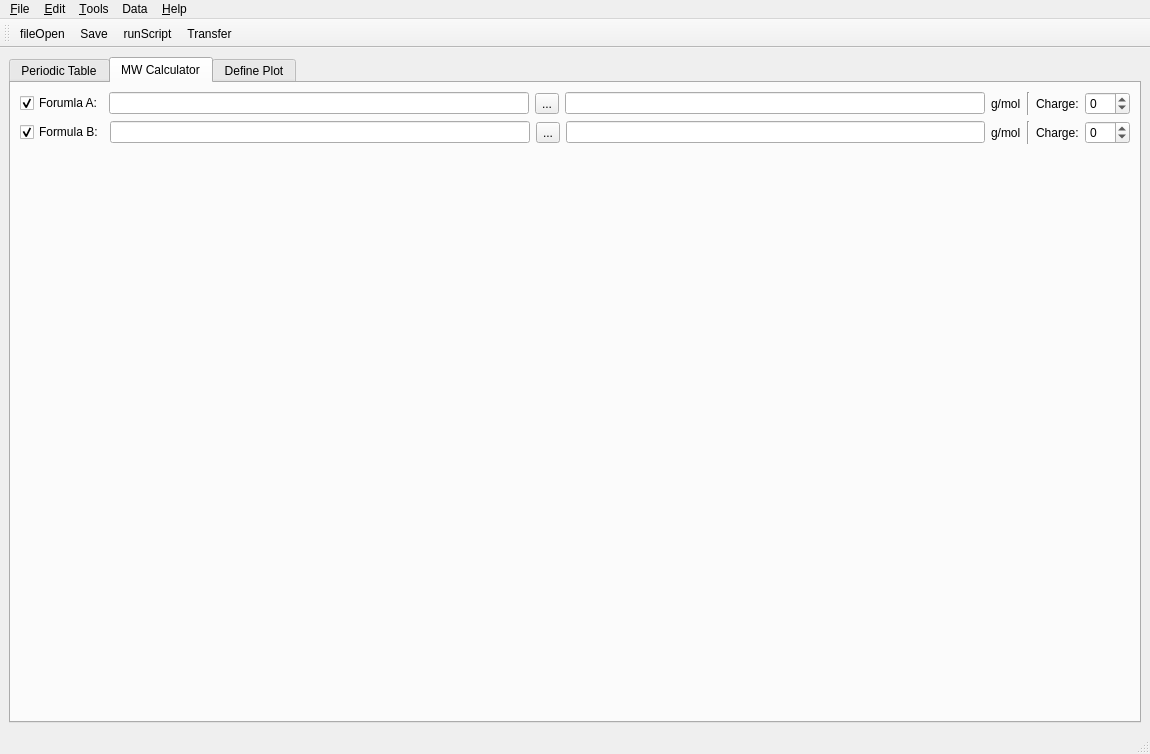
<?xml version="1.0" encoding="UTF-8"?>
<ui version="4.0">
 <class>MainWindow</class>
 <widget class="QMainWindow" name="MainWindow">
  <property name="geometry">
   <rect>
    <x>0</x>
    <y>0</y>
    <width>1150</width>
    <height>754</height>
   </rect>
  </property>
  <property name="minimumSize">
   <size>
    <width>0</width>
    <height>25</height>
   </size>
  </property>
  <property name="font">
   <font>
    <family>Arial</family>
    <weight>50</weight>
    <bold>false</bold>
   </font>
  </property>
  <property name="windowTitle">
   <string>pysotope</string>
  </property>
  <property name="windowIcon">
   <iconset>
    <normaloff>:/new/prefix1/icons/games.png</normaloff>:/new/prefix1/icons/games.png</iconset>
  </property>
  <widget class="QWidget" name="centralwidget">
   <layout class="QVBoxLayout" name="verticalLayout_2">
    <item>
     <layout class="QHBoxLayout">
      <item>
       <widget class="QTabWidget" name="mainTabWidget">
        <property name="currentIndex">
         <number>1</number>
        </property>
        <widget class="QWidget" name="periodTab">
         <attribute name="title">
          <string>Periodic Table</string>
         </attribute>
         <widget class="QTableWidget" name="elemTableWidget">
          <property name="enabled">
           <bool>true</bool>
          </property>
          <property name="geometry">
           <rect>
            <x>730</x>
            <y>10</y>
            <width>256</width>
            <height>584</height>
           </rect>
          </property>
          <property name="sizePolicy">
           <sizepolicy hsizetype="Minimum" vsizetype="Expanding">
            <horstretch>0</horstretch>
            <verstretch>0</verstretch>
           </sizepolicy>
          </property>
          <property name="showGrid">
           <bool>false</bool>
          </property>
          <property name="rowCount">
           <number>13</number>
          </property>
          <property name="columnCount">
           <number>2</number>
          </property>
          <row/>
          <row/>
          <row/>
          <row/>
          <row/>
          <row/>
          <row/>
          <row/>
          <row/>
          <row/>
          <row/>
          <row/>
          <row/>
          <column/>
          <column/>
         </widget>
        </widget>
        <widget class="QWidget" name="calcTab">
         <attribute name="title">
          <string>MW Calculator</string>
         </attribute>
         <layout class="QVBoxLayout" name="verticalLayout_8">
          <item>
           <layout class="QVBoxLayout" name="verticalLayout_7">
            <item>
             <layout class="QVBoxLayout" name="verticalLayout_3">
              <item>
               <layout class="QHBoxLayout" name="horizontalLayout_2">
                <item>
                 <widget class="QCheckBox" name="formulaA_CB">
                  <property name="toolTip">
                   <string>&lt;!DOCTYPE HTML PUBLIC &quot;-//W3C//DTD HTML 4.0//EN&quot; &quot;http://www.w3.org/TR/REC-html40/strict.dtd&quot;&gt;
&lt;html&gt;&lt;head&gt;&lt;meta name=&quot;qrichtext&quot; content=&quot;1&quot; /&gt;&lt;style type=&quot;text/css&quot;&gt;
p, li { white-space: pre-wrap; }
&lt;/style&gt;&lt;/head&gt;&lt;body style=&quot; font-family:'Arial'; font-size:10pt; font-weight:400; font-style:normal;&quot;&gt;
&lt;p style=&quot; margin-top:0px; margin-bottom:0px; margin-left:0px; margin-right:0px; -qt-block-indent:0; text-indent:0px;&quot;&gt;Plot the isotope pattern for formula A.&lt;/p&gt;&lt;/body&gt;&lt;/html&gt;</string>
                  </property>
                  <property name="text">
                   <string>Forumla A:</string>
                  </property>
                  <property name="checked">
                   <bool>true</bool>
                  </property>
                 </widget>
                </item>
                <item>
                 <widget class="QLineEdit" name="formulaInputA"/>
                </item>
                <item>
                 <widget class="QToolButton" name="calcFormulaA_Btn">
                  <property name="text">
                   <string>...</string>
                  </property>
                 </widget>
                </item>
                <item>
                 <widget class="QLineEdit" name="formulaA_MW_LE">
                  <property name="readOnly">
                   <bool>true</bool>
                  </property>
                 </widget>
                </item>
                <item>
                 <widget class="QLabel" name="label">
                  <property name="text">
                   <string>g/mol</string>
                  </property>
                 </widget>
                </item>
                <item>
                 <widget class="Line" name="line">
                  <property name="orientation">
                   <enum>Qt::Vertical</enum>
                  </property>
                 </widget>
                </item>
                <item>
                 <widget class="QLabel" name="label_7">
                  <property name="text">
                   <string>Charge:</string>
                  </property>
                 </widget>
                </item>
                <item>
                 <widget class="QSpinBox" name="chargeA">
                  <property name="minimum">
                   <number>-99</number>
                  </property>
                 </widget>
                </item>
               </layout>
              </item>
              <item>
               <layout class="QHBoxLayout" name="horizontalLayout_4">
                <item>
                 <widget class="QCheckBox" name="formulaB_CB">
                  <property name="toolTip">
                   <string>&lt;!DOCTYPE HTML PUBLIC &quot;-//W3C//DTD HTML 4.0//EN&quot; &quot;http://www.w3.org/TR/REC-html40/strict.dtd&quot;&gt;
&lt;html&gt;&lt;head&gt;&lt;meta name=&quot;qrichtext&quot; content=&quot;1&quot; /&gt;&lt;style type=&quot;text/css&quot;&gt;
p, li { white-space: pre-wrap; }
&lt;/style&gt;&lt;/head&gt;&lt;body style=&quot; font-family:'Arial'; font-size:10pt; font-weight:400; font-style:normal;&quot;&gt;
&lt;p style=&quot; margin-top:0px; margin-bottom:0px; margin-left:0px; margin-right:0px; -qt-block-indent:0; text-indent:0px;&quot;&gt;Plot the isotope pattern for formula B.&lt;/p&gt;&lt;/body&gt;&lt;/html&gt;</string>
                  </property>
                  <property name="text">
                   <string>Formula B:</string>
                  </property>
                  <property name="checked">
                   <bool>true</bool>
                  </property>
                 </widget>
                </item>
                <item>
                 <widget class="QLineEdit" name="formulaInputB"/>
                </item>
                <item>
                 <widget class="QToolButton" name="calcFormulaB_Btn">
                  <property name="text">
                   <string>...</string>
                  </property>
                 </widget>
                </item>
                <item>
                 <widget class="QLineEdit" name="formulaB_MW_LE">
                  <property name="readOnly">
                   <bool>true</bool>
                  </property>
                 </widget>
                </item>
                <item>
                 <widget class="QLabel" name="label_2">
                  <property name="text">
                   <string>g/mol</string>
                  </property>
                 </widget>
                </item>
                <item>
                 <widget class="Line" name="line_2">
                  <property name="orientation">
                   <enum>Qt::Vertical</enum>
                  </property>
                 </widget>
                </item>
                <item>
                 <widget class="QLabel" name="label_10">
                  <property name="text">
                   <string>Charge:</string>
                  </property>
                 </widget>
                </item>
                <item>
                 <widget class="QSpinBox" name="chargeB">
                  <property name="minimum">
                   <number>-99</number>
                  </property>
                 </widget>
                </item>
               </layout>
              </item>
             </layout>
            </item>
            <item>
             <widget class="MPL_Widget" name="plotWidget" native="true"/>
            </item>
           </layout>
          </item>
         </layout>
        </widget>
        <widget class="QWidget" name="configTab">
         <attribute name="title">
          <string>Define Plot</string>
         </attribute>
         <layout class="QGridLayout" name="gridLayout">
          <item row="0" column="0" colspan="2">
           <layout class="QHBoxLayout" name="horizontalLayout_3">
            <item>
             <layout class="QVBoxLayout" name="verticalLayout_4">
              <item>
               <widget class="QLabel" name="label_4">
                <property name="text">
                 <string>Database Tables:</string>
                </property>
               </widget>
              </item>
              <item>
               <widget class="QListWidget" name="db_TableList"/>
              </item>
             </layout>
            </item>
            <item>
             <layout class="QVBoxLayout" name="verticalLayout_5">
              <item>
               <widget class="QLabel" name="label_5">
                <property name="text">
                 <string>X-Axis:</string>
                </property>
               </widget>
              </item>
              <item>
               <widget class="QListWidget" name="db_XCols"/>
              </item>
             </layout>
            </item>
            <item>
             <layout class="QVBoxLayout" name="verticalLayout_6">
              <item>
               <widget class="QLabel" name="label_6">
                <property name="text">
                 <string>Y-Axis:</string>
                </property>
               </widget>
              </item>
              <item>
               <widget class="QListWidget" name="db_YCols"/>
              </item>
             </layout>
            </item>
           </layout>
          </item>
          <item row="1" column="1">
           <layout class="QHBoxLayout" name="horizontalLayout">
            <item>
             <widget class="QLabel" name="label_3">
              <property name="text">
               <string>Isotope Calculation Resolution</string>
              </property>
             </widget>
            </item>
            <item>
             <widget class="QDoubleSpinBox" name="isoResCalc_SB">
              <property name="decimals">
               <number>1</number>
              </property>
              <property name="minimum">
               <double>10.000000000000000</double>
              </property>
              <property name="maximum">
               <double>10000000.000000000000000</double>
              </property>
              <property name="singleStep">
               <double>500.000000000000000</double>
              </property>
              <property name="value">
               <double>10000.000000000000000</double>
              </property>
             </widget>
            </item>
           </layout>
          </item>
          <item row="2" column="0">
           <spacer name="horizontalSpacer">
            <property name="orientation">
             <enum>Qt::Horizontal</enum>
            </property>
            <property name="sizeHint" stdset="0">
             <size>
              <width>856</width>
              <height>20</height>
             </size>
            </property>
           </spacer>
          </item>
          <item row="2" column="1">
           <layout class="QVBoxLayout" name="verticalLayout">
            <item>
             <layout class="QGridLayout">
              <item row="0" column="1">
               <widget class="QDoubleSpinBox" name="sizeModSpinBox">
                <property name="minimum">
                 <double>0.000000000000000</double>
                </property>
                <property name="singleStep">
                 <double>0.500000000000000</double>
                </property>
                <property name="value">
                 <double>1.500000000000000</double>
                </property>
               </widget>
              </item>
              <item row="1" column="1">
               <widget class="QComboBox" name="sizeArrayComboB"/>
              </item>
              <item row="3" column="1">
               <widget class="QPushButton" name="updatePlotBtn">
                <property name="text">
                 <string>Update Plot</string>
                </property>
               </widget>
              </item>
              <item row="5" column="1">
               <widget class="QPushButton" name="clearPlotBtn">
                <property name="text">
                 <string>Clear Plot</string>
                </property>
               </widget>
              </item>
              <item row="0" column="0">
               <widget class="QLabel" name="label_8">
                <property name="text">
                 <string>Size Modifier:</string>
                </property>
                <property name="alignment">
                 <set>Qt::AlignRight|Qt::AlignTrailing|Qt::AlignVCenter</set>
                </property>
               </widget>
              </item>
              <item row="1" column="0">
               <widget class="QLabel" name="label_9">
                <property name="text">
                 <string>Size Array:</string>
                </property>
                <property name="alignment">
                 <set>Qt::AlignRight|Qt::AlignTrailing|Qt::AlignVCenter</set>
                </property>
               </widget>
              </item>
              <item row="4" column="1">
               <widget class="QCheckBox" name="clearPlotCB">
                <property name="text">
                 <string>Clear on Update?</string>
                </property>
                <property name="checked">
                 <bool>true</bool>
                </property>
               </widget>
              </item>
              <item row="2" column="1">
               <layout class="QHBoxLayout">
                <item>
                 <widget class="QCheckBox" name="cb_logx">
                  <property name="text">
                   <string>Log X</string>
                  </property>
                 </widget>
                </item>
                <item>
                 <widget class="QCheckBox" name="cb_logy">
                  <property name="text">
                   <string>Log Y</string>
                  </property>
                 </widget>
                </item>
               </layout>
              </item>
             </layout>
            </item>
            <item>
             <spacer name="verticalSpacer">
              <property name="orientation">
               <enum>Qt::Vertical</enum>
              </property>
              <property name="sizeHint" stdset="0">
               <size>
                <width>20</width>
                <height>40</height>
               </size>
              </property>
             </spacer>
            </item>
           </layout>
          </item>
         </layout>
        </widget>
       </widget>
      </item>
     </layout>
    </item>
   </layout>
  </widget>
  <widget class="QMenuBar" name="menubar">
   <property name="geometry">
    <rect>
     <x>0</x>
     <y>0</y>
     <width>1150</width>
     <height>23</height>
    </rect>
   </property>
   <property name="font">
    <font>
     <family>Arial</family>
     <weight>50</weight>
     <bold>false</bold>
    </font>
   </property>
   <widget class="QMenu" name="menuFile">
    <property name="title">
     <string>&amp;File</string>
    </property>
    <addaction name="action_Open"/>
    <addaction name="actionLoad_Folder"/>
    <addaction name="action_Save"/>
    <addaction name="action_Exit"/>
   </widget>
   <widget class="QMenu" name="menu_Edit">
    <property name="title">
     <string>&amp;Edit</string>
    </property>
    <addaction name="action_Cut"/>
    <addaction name="action_Paste"/>
   </widget>
   <widget class="QMenu" name="menu_Tools">
    <property name="title">
     <string>&amp;Tools</string>
    </property>
    <addaction name="actionSave_All_Tables"/>
    <addaction name="actionCopy_Current_Database"/>
   </widget>
   <widget class="QMenu" name="menu_Help">
    <property name="title">
     <string>&amp;Help</string>
    </property>
    <addaction name="actionAbout"/>
    <addaction name="actionHints"/>
   </widget>
   <widget class="QMenu" name="menuData">
    <property name="title">
     <string>Data</string>
    </property>
   </widget>
   <addaction name="menuFile"/>
   <addaction name="menu_Edit"/>
   <addaction name="menu_Tools"/>
   <addaction name="menuData"/>
   <addaction name="menu_Help"/>
  </widget>
  <widget class="QStatusBar" name="statusbar"/>
  <widget class="QToolBar" name="toolBar">
   <property name="enabled">
    <bool>true</bool>
   </property>
   <property name="minimumSize">
    <size>
     <width>12</width>
     <height>25</height>
    </size>
   </property>
   <property name="windowTitle">
    <string>toolBar</string>
   </property>
   <attribute name="toolBarArea">
    <enum>TopToolBarArea</enum>
   </attribute>
   <attribute name="toolBarBreak">
    <bool>false</bool>
   </attribute>
   <addaction name="actionFileOpen"/>
   <addaction name="action_Save"/>
   <addaction name="actionRunScript"/>
   <addaction name="actionTools"/>
  </widget>
  <action name="action_Edit">
   <property name="text">
    <string>&amp;Edit</string>
   </property>
  </action>
  <action name="action_Tools">
   <property name="icon">
    <iconset>
     <normaloff>:/new/prefix1/icons/Service Manager.png</normaloff>:/new/prefix1/icons/Service Manager.png</iconset>
   </property>
   <property name="text">
    <string>&amp;Tools</string>
   </property>
  </action>
  <action name="actionFileOpen">
   <property name="icon">
    <iconset>
     <normaloff>:/new/prefix1/icons/fileopen.png</normaloff>:/new/prefix1/icons/fileopen.png</iconset>
   </property>
   <property name="text">
    <string>fileOpen</string>
   </property>
   <property name="toolTip">
    <string>Open File</string>
   </property>
  </action>
  <action name="actionFileSave">
   <property name="icon">
    <iconset>
     <normaloff>:/new/prefix1/icons/filesave2.png</normaloff>:/new/prefix1/icons/filesave2.png</iconset>
   </property>
   <property name="text">
    <string>fileSave</string>
   </property>
   <property name="toolTip">
    <string>Save File</string>
   </property>
  </action>
  <action name="actionFileSaveAs">
   <property name="icon">
    <iconset>
     <normaloff>:/new/prefix1/icons/filesaveas.png</normaloff>:/new/prefix1/icons/filesaveas.png</iconset>
   </property>
   <property name="text">
    <string>fileSaveAs</string>
   </property>
  </action>
  <action name="actionNewFile">
   <property name="icon">
    <iconset>
     <normaloff>:/new/prefix1/icons/filenew.png</normaloff>:/new/prefix1/icons/filenew.png</iconset>
   </property>
   <property name="text">
    <string>newFile</string>
   </property>
   <property name="toolTip">
    <string>New File</string>
   </property>
  </action>
  <action name="actionTools">
   <property name="icon">
    <iconset>
     <normaloff>:/new/prefix1/icons/Service Manager.png</normaloff>:/new/prefix1/icons/Service Manager.png</iconset>
   </property>
   <property name="text">
    <string>Transfer</string>
   </property>
   <property name="iconText">
    <string>Transfer</string>
   </property>
   <property name="toolTip">
    <string>Tools</string>
   </property>
  </action>
  <action name="action_getSelection">
   <property name="icon">
    <iconset>
     <normaloff>:/new/prefix1/icons/kspread_ksp.png</normaloff>:/new/prefix1/icons/kspread_ksp.png</iconset>
   </property>
   <property name="text">
    <string>getSelection</string>
   </property>
   <property name="toolTip">
    <string>Get Table Selection</string>
   </property>
  </action>
  <action name="actionClear">
   <property name="icon">
    <iconset>
     <normaloff>:/new/prefix1/icons/cleanlarge.png</normaloff>:/new/prefix1/icons/cleanlarge.png</iconset>
   </property>
   <property name="text">
    <string>clear</string>
   </property>
   <property name="toolTip">
    <string>Clear Data and Variables</string>
   </property>
  </action>
  <action name="action_New">
   <property name="icon">
    <iconset>
     <normaloff>:/new/prefix1/icons/filenew.png</normaloff>:/new/prefix1/icons/filenew.png</iconset>
   </property>
   <property name="text">
    <string>&amp;New</string>
   </property>
   <property name="shortcut">
    <string>Ctrl+N</string>
   </property>
  </action>
  <action name="action_Open">
   <property name="icon">
    <iconset>
     <normaloff>:/new/prefix1/icons/fileopen.png</normaloff>:/new/prefix1/icons/fileopen.png</iconset>
   </property>
   <property name="text">
    <string>&amp;Open</string>
   </property>
   <property name="shortcut">
    <string>Ctrl+O</string>
   </property>
  </action>
  <action name="action_Save">
   <property name="icon">
    <iconset>
     <normaloff>:/new/prefix1/icons/filesave2.png</normaloff>:/new/prefix1/icons/filesave2.png</iconset>
   </property>
   <property name="text">
    <string>&amp;Save</string>
   </property>
   <property name="shortcut">
    <string>Ctrl+S</string>
   </property>
  </action>
  <action name="actionSave_As">
   <property name="icon">
    <iconset>
     <normaloff>:/new/prefix1/icons/filesaveas.png</normaloff>:/new/prefix1/icons/filesaveas.png</iconset>
   </property>
   <property name="text">
    <string>Save &amp;As</string>
   </property>
  </action>
  <action name="action_Exit">
   <property name="icon">
    <iconset>
     <normaloff>:/new/prefix1/icons/exit.png</normaloff>:/new/prefix1/icons/exit.png</iconset>
   </property>
   <property name="text">
    <string>&amp;Exit</string>
   </property>
   <property name="shortcut">
    <string>Ctrl+X</string>
   </property>
  </action>
  <action name="action_Clear">
   <property name="icon">
    <iconset>
     <normaloff>:/new/prefix1/icons/cleanlarge.png</normaloff>:/new/prefix1/icons/cleanlarge.png</iconset>
   </property>
   <property name="text">
    <string>Clea&amp;r</string>
   </property>
  </action>
  <action name="action_Table_Selection">
   <property name="icon">
    <iconset>
     <normaloff>:/new/prefix1/icons/kspread_ksp.png</normaloff>:/new/prefix1/icons/kspread_ksp.png</iconset>
   </property>
   <property name="text">
    <string>&amp;Table Selection</string>
   </property>
  </action>
  <action name="action_Cut">
   <property name="icon">
    <iconset>
     <normaloff>:/new/prefix1/icons/editcut.png</normaloff>:/new/prefix1/icons/editcut.png</iconset>
   </property>
   <property name="text">
    <string>&amp;Cut</string>
   </property>
   <property name="shortcut">
    <string>Ctrl+X</string>
   </property>
  </action>
  <action name="action_Paste">
   <property name="icon">
    <iconset>
     <normaloff>:/new/prefix1/icons/editpaste.png</normaloff>:/new/prefix1/icons/editpaste.png</iconset>
   </property>
   <property name="text">
    <string>&amp;Paste</string>
   </property>
   <property name="shortcut">
    <string>Ctrl+V</string>
   </property>
  </action>
  <action name="actionRunScript">
   <property name="icon">
    <iconset>
     <normaloff>:/new/prefix1/icons/software-development.png</normaloff>:/new/prefix1/icons/software-development.png</iconset>
   </property>
   <property name="text">
    <string>runScript</string>
   </property>
   <property name="toolTip">
    <string>Run Python Script</string>
   </property>
  </action>
  <action name="actionAbout">
   <property name="icon">
    <iconset>
     <normaloff>:/new/prefix1/icons/help.png</normaloff>:/new/prefix1/icons/help.png</iconset>
   </property>
   <property name="text">
    <string>About</string>
   </property>
  </action>
  <action name="actionPlot">
   <property name="icon">
    <iconset>
     <normaloff>:/new/prefix1/icons/120px-Icon_Mathematical_Plot.svg.png</normaloff>:/new/prefix1/icons/120px-Icon_Mathematical_Plot.svg.png</iconset>
   </property>
   <property name="text">
    <string>Plot</string>
   </property>
  </action>
  <action name="actionDelete">
   <property name="icon">
    <iconset>
     <normaloff>:/new/prefix1/icons/xkill.png</normaloff>:/new/prefix1/icons/xkill.png</iconset>
   </property>
   <property name="text">
    <string>Delete</string>
   </property>
  </action>
  <action name="actionDeleteAll">
   <property name="icon">
    <iconset>
     <normaloff>:/new/prefix1/icons/xkill.png</normaloff>:/new/prefix1/icons/xkill.png</iconset>
   </property>
   <property name="text">
    <string>DeleteAll</string>
   </property>
  </action>
  <action name="actionPlotItem">
   <property name="icon">
    <iconset>
     <normaloff>:/new/prefix1/icons/120px-Icon_Mathematical_Plot.svg.png</normaloff>:/new/prefix1/icons/120px-Icon_Mathematical_Plot.svg.png</iconset>
   </property>
   <property name="text">
    <string>PlotItem</string>
   </property>
   <property name="iconText">
    <string>Plot Item</string>
   </property>
   <property name="toolTip">
    <string>Plot Item</string>
   </property>
  </action>
  <action name="actionHints">
   <property name="text">
    <string>Hints</string>
   </property>
  </action>
  <action name="actionLoad_Folder">
   <property name="icon">
    <iconset>
     <normaloff>:/new/prefix1/icons/fileimport.png</normaloff>:/new/prefix1/icons/fileimport.png</iconset>
   </property>
   <property name="text">
    <string>Load Folder</string>
   </property>
  </action>
  <action name="actionSave_All_Tables">
   <property name="icon">
    <iconset>
     <normaloff>:/new/prefix1/icons/kchart_chrt.png</normaloff>:/new/prefix1/icons/kchart_chrt.png</iconset>
   </property>
   <property name="text">
    <string>Save All Tables to CSV</string>
   </property>
  </action>
  <action name="actionCopy_Current_Database">
   <property name="icon">
    <iconset>
     <normaloff>:/new/prefix1/icons/editpaste.png</normaloff>:/new/prefix1/icons/editpaste.png</iconset>
   </property>
   <property name="text">
    <string>Copy Current Database</string>
   </property>
  </action>
 </widget>
 <customwidgets>
  <customwidget>
   <class>MPL_Widget</class>
   <extends>QWidget</extends>
   <header>mpl_custom_widget</header>
   <container>1</container>
  </customwidget>
 </customwidgets>
 <resources>
  <include location="SubPlot.qrc"/>
 </resources>
 <connections/>
</ui>
